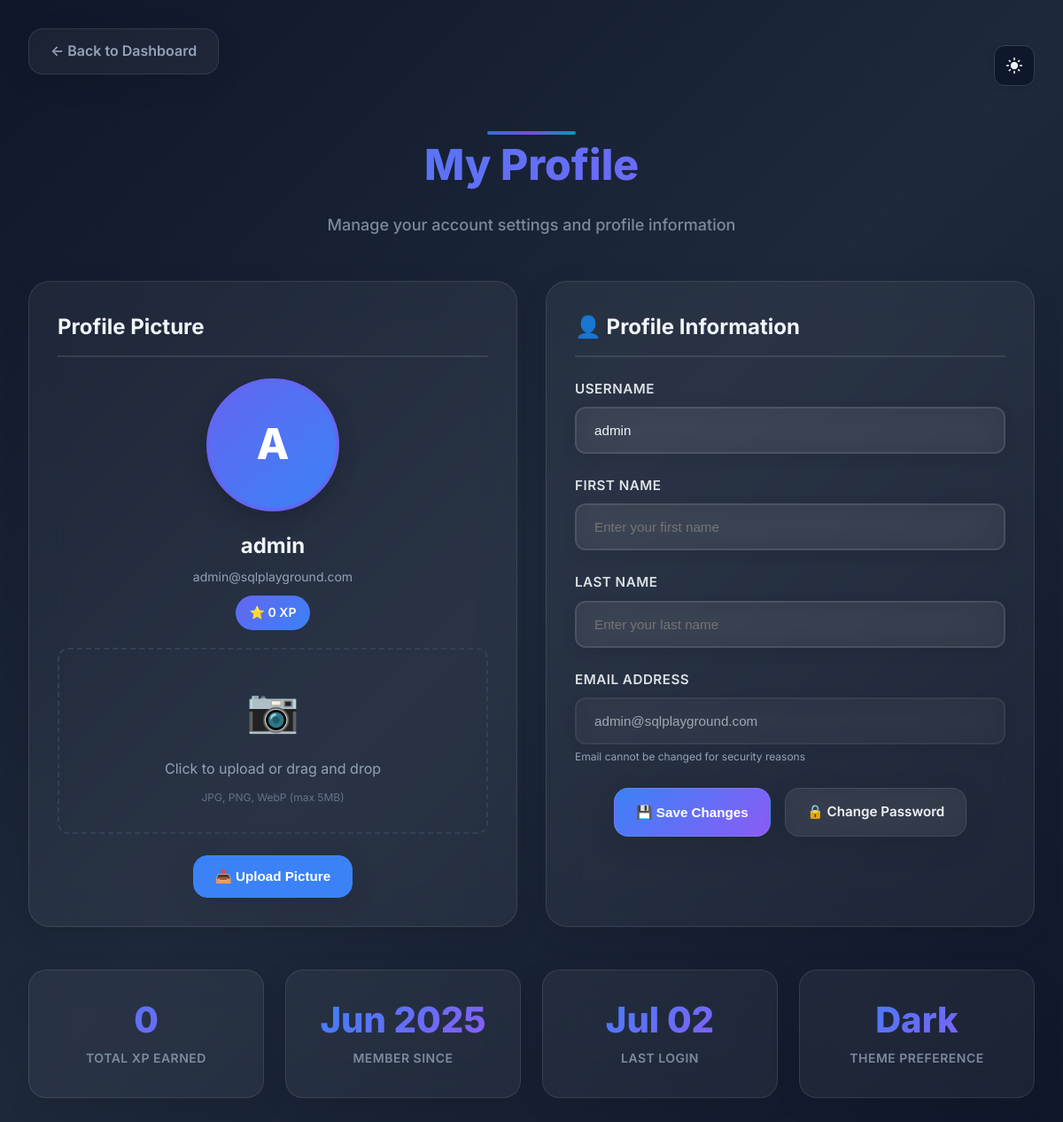
Before: /auth/profile/ (signed in) with the older database file.
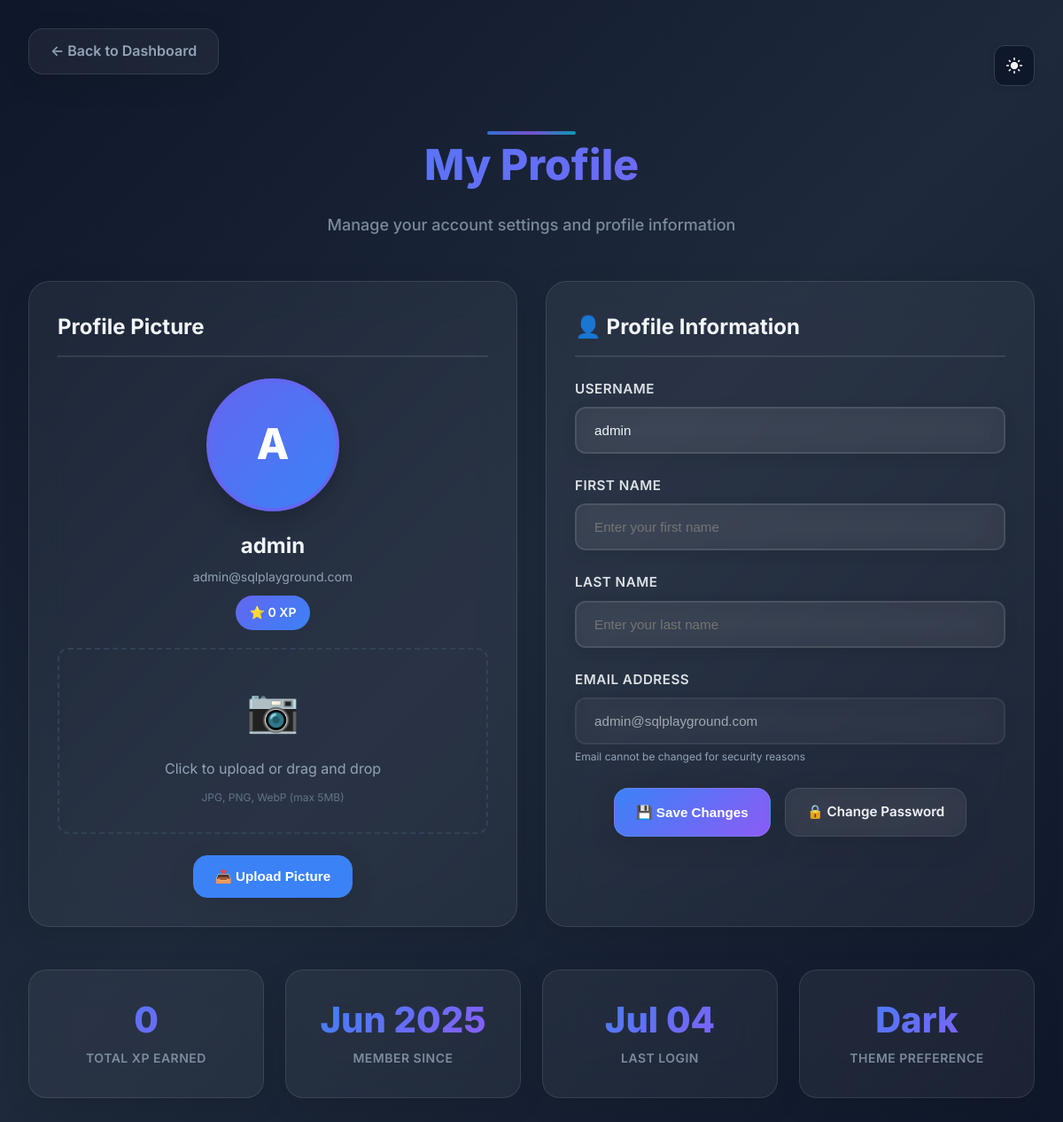
After: the same page with the newer database file.
### users/models.py (models this page shows, shortened)
class User(AbstractUser):
    email = models.EmailField(unique=True)
    is_email_verified = models.BooleanField(default=False)
    created_at = models.DateTimeField(auto_now_add=True)
    updated_at = models.DateTimeField(auto_now=True)
    USERNAME_FIELD = 'email'
    REQUIRED_FIELDS = ['username']
    def get_display_name(self):
        return self.first_name if self.first_name else self.username
    def get_full_name(self):
        if self.first_name and self.last_name:
            return f"{self.first_name} {self.last_name}"
        elif self.first_name:
            return self.first_name
        else:
            return self.username

### users/views.py (the view, shortened to what this page needs)
# urls.py: path('profile/', views.profile_view, name='profile'),
@login_required
def profile_view(request):
    user = request.user
    try:
        profile = user.profile
    except UserProfile.DoesNotExist:
        profile = UserProfile.objects.create(user=user)
    profile.update_total_xp()
    profile_form = UserProfileForm(instance=user)
    picture_form = ProfilePictureForm(instance=profile)
    context = {
        'user': user,
        'profile': profile,
        'profile_form': profile_form,
        'picture_form': picture_form,
        'page_title': 'Profile',
        'csrf_token': get_token(request),
    }
    return render(request, 'users/profile.html', context)

### users/forms.py (shortened to what this page needs)
class UserProfileForm(forms.ModelForm):
    class Meta:
        model = User
        fields = ('username', 'first_name', 'last_name')
        widgets = {
            'username': forms.TextInput(attrs={
                'class': 'form-input',
                'placeholder': 'Enter your username'
            }),
            'first_name': forms.TextInput(attrs={
                'class': 'form-input',
                'placeholder': 'Enter your first name'
            }),
            'last_name': forms.TextInput(attrs={
                'class': 'form-input',
                'placeholder': 'Enter your last name'
            }),
        }

class ProfilePictureForm(forms.ModelForm):
    class Meta:
        model = UserProfile
        fields = ('profile_picture',)
        widgets = {
            'profile_picture': forms.FileInput(attrs={
                'class': 'form-input',
                'accept': 'image/jpeg,image/jpg,image/png,image/webp',
                'id': 'profile-picture-input'
            })
        }

### templates/users/profile.html (shortened to what the changed rows need)
{% load static %}
<!DOCTYPE html>
<html lang="en" data-theme="{{ profile.theme_preference|default:'dark' }}">
<head>
    <link rel="stylesheet" href="{% static 'css/theme.css' %}">
</head>
<body>
    <div class="container">
        <div class="profile-header">
            <h1 class="page-title">My Profile</h1>
        </div>
        <div class="profile-grid">
            <div class="profile-card">
                <div class="profile-picture-section">
                    <div class="profile-picture-container">
                        {% if profile.profile_picture %}
                            <img src="{{ profile.profile_picture.url }}" alt="Profile Picture" class="profile-picture" id="current-picture">
                        {% else %}
                            <div class="default-avatar" id="default-avatar">
                                {{ user.get_display_name|first|upper }}
                            </div>
                        {% endif %}
                    </div>
                    <div class="user-info">
                        <div class="user-name">{{ user.get_full_name }}</div>
                        <div class="user-email">{{ user.email }}</div>
                        <div class="xp-badge">
                            ⭐ {{ profile.total_xp }} XP
                        </div>
                    </div>
                </div>
            </div>
            <div class="profile-card">
                <form method="post" id="profile-form">
                    <div class="form-group">
                        <label class="form-label" for="{{ profile_form.username.id_for_label }}">Username</label>
                        {{ profile_form.username }}
                    </div>
                    <div class="form-group">
                        <label class="form-label" for="{{ profile_form.first_name.id_for_label }}">First Name</label>
                        {{ profile_form.first_name }}
                    </div>
                    <div class="form-group">
                        <label class="form-label" for="{{ profile_form.last_name.id_for_label }}">Last Name</label>
                        {{ profile_form.last_name }}
                    </div>
                    <div class="form-group">
                        <label class="form-label">Email Address</label>
                        <input type="email" class="form-input" value="{{ user.email }}" disabled>
                        <small style="color: var(--text-secondary); font-size: 12px;">Email cannot be changed for security reasons</small>
                    </div>
                </form>
            </div>
        </div>
        <div class="stats-grid">
            <div class="stat-card">
                <div class="stat-value">{{ user.date_joined|date:"M Y" }}</div>
                <div class="stat-label">Member Since</div>
            </div>
            <div class="stat-card">
                <div class="stat-value">{{ user.last_login|date:"M d" }}</div>
                <div class="stat-label">Last Login</div>
            </div>
        </div>
    </div>
</body>
</html>

Changed rows visible on the page:
changed User "admin": last_login "Jul 02" → "Jul 04"
